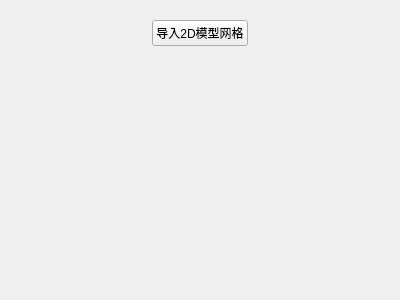
<?xml version="1.0" encoding="UTF-8"?>
<ui version="4.0">
 <class>Finite2D_ImportModelGrid</class>
 <widget class="QWidget" name="Finite2D_ImportModelGrid">
  <property name="geometry">
   <rect>
    <x>0</x>
    <y>0</y>
    <width>400</width>
    <height>300</height>
   </rect>
  </property>
  <property name="windowTitle">
   <string>Form</string>
  </property>
  <layout class="QVBoxLayout" name="verticalLayout">
   <item>
    <widget class="QWidget" name="widget" native="true">
     <layout class="QHBoxLayout" name="horizontalLayout">
      <item>
       <spacer name="horizontalSpacer">
        <property name="orientation">
         <enum>Qt::Horizontal</enum>
        </property>
        <property name="sizeHint" stdset="0">
         <size>
          <width>40</width>
          <height>20</height>
         </size>
        </property>
       </spacer>
      </item>
      <item>
       <widget class="QPushButton" name="pushButton_Import2DModelMesh">
        <property name="text">
         <string>导入2D模型网格</string>
        </property>
       </widget>
      </item>
      <item>
       <spacer name="horizontalSpacer_2">
        <property name="orientation">
         <enum>Qt::Horizontal</enum>
        </property>
        <property name="sizeHint" stdset="0">
         <size>
          <width>40</width>
          <height>20</height>
         </size>
        </property>
       </spacer>
      </item>
     </layout>
    </widget>
   </item>
   <item>
    <spacer name="verticalSpacer">
     <property name="orientation">
      <enum>Qt::Vertical</enum>
     </property>
     <property name="sizeHint" stdset="0">
      <size>
       <width>20</width>
       <height>232</height>
      </size>
     </property>
    </spacer>
   </item>
  </layout>
 </widget>
 <resources/>
 <connections/>
</ui>
